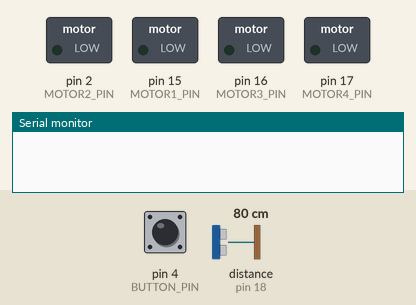
Recording of a sketch running on a simulated Arduino Uno, built with avr-gcc and run on an emulated ATmega328P. On the bench: switched loads named in the sketch (green lamp = pin HIGH), the last lines printed to the serial monitor. Dashed ring = blinking. The test bench sets the inputs (shaded band); at power-on: pin 4 (BUTTON_PIN) HIGH, distance to the obstacle (sensor on pin 18) 80 cm. The echo pulse lasts 58.3 µs per cm; pins used as bus, display or sensor lines are not drawn.

Above: at 1.2 s.
1.3 s: pin 4 (BUTTON_PIN) pulled LOW for 0.15 s
At 2.2 s:
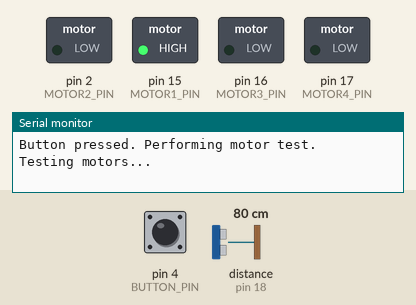
4.4 s: distance to the obstacle (sensor on pin 18) set to 148 cm
7.4 s: distance to the obstacle (sensor on pin 18) set to 155 cm
At 8.4 s:
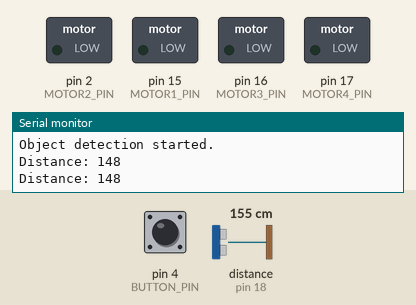
9.4 s: distance to the obstacle (sensor on pin 18) set to 2 cm
At 10.2 s:
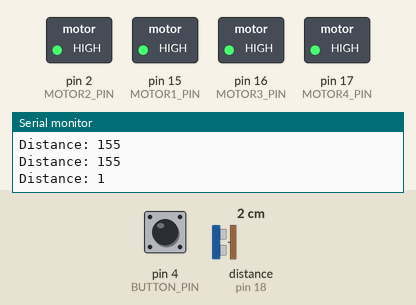
12.4 s: distance to the obstacle (sensor on pin 18) set to 250 cm
At 13.3 s:
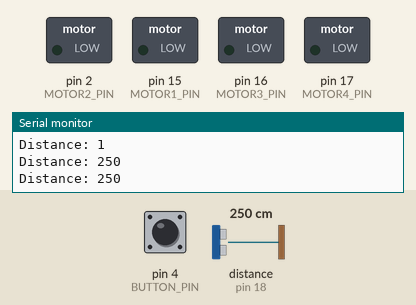
Timing chart, 0 to 14.9 s (numbered marks = the images above; inputs shaded):
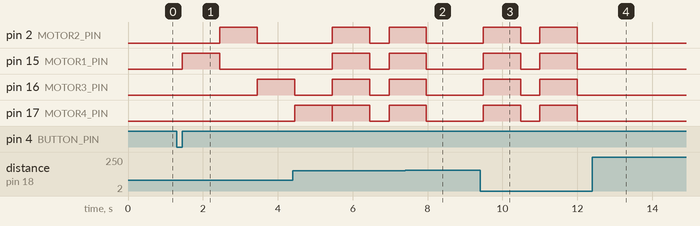

The sketch:

SenseVision.ino
```cpp
#define BUTTON_PIN 4
#define MOTOR1_PIN 15
#define MOTOR2_PIN 2
#define MOTOR3_PIN 16
#define MOTOR4_PIN 17
#define TRIG_PIN 5
#define ECHO_PIN 18

bool detectionActive = false;  // Detection starts after the button is pressed
bool buttonPressed = false;    // To track the button press state

void setup() {
  // Initialize serial communication
  Serial.begin(115200);

  // Set the motor pins as OUTPUT
  pinMode(MOTOR1_PIN, OUTPUT);
  pinMode(MOTOR2_PIN, OUTPUT);
  pinMode(MOTOR3_PIN, OUTPUT);
  pinMode(MOTOR4_PIN, OUTPUT);

  // Set the button and ultrasonic pins
  pinMode(BUTTON_PIN, INPUT_PULLUP);  // Button uses pull-up resistor
  pinMode(TRIG_PIN, OUTPUT);
  pinMode(ECHO_PIN, INPUT);

  // Ensure motors are off at the start
  stopMotors();
}

void loop() {
  // Check if the button is pressed
  if (digitalRead(BUTTON_PIN) == LOW && !buttonPressed) {
    delay(50); // Debounce delay
    if (digitalRead(BUTTON_PIN) == HIGH) {
      // Button pressed, perform motor test
      Serial.println("Button pressed. Performing motor test.");
      buttonPressed = true;  // Mark button as pressed

      motorTest();  // Test each motor
      detectionActive = true;  // Start distance detection after test

      Serial.println("Object detection started.");
    }
  }

  // If detection is active, perform object detection
  if (detectionActive) {
    // Measure distance using the ultrasonic sensor
    long duration, distance;

    // Send a 10 microsecond pulse to TRIG_PIN
    digitalWrite(TRIG_PIN, LOW);
    delayMicroseconds(2);
    digitalWrite(TRIG_PIN, HIGH);
    delayMicroseconds(10);
    digitalWrite(TRIG_PIN, LOW);

    // Read the pulse from ECHO_PIN
    duration = pulseIn(ECHO_PIN, HIGH);

    // Calculate distance in cm
    distance = (duration / 2) / 29.1;

    Serial.print("Distance: ");
    Serial.println(distance);

    // If distance is less than or equal to 150 cm, vibrate all motors
    if (distance <= 150) {
      vibrateAllMotorsLong();
    } else {
      stopMotors();
    }

    delay(500); // Wait for half a second before the next reading
  }
}

void motorTest() {
  // Vibrate each motor one by one for 1 second
  Serial.println("Testing motors...");
  digitalWrite(MOTOR1_PIN, HIGH);
  delay(1000);  // Vibrate for 1 second
  digitalWrite(MOTOR1_PIN, LOW);

  digitalWrite(MOTOR2_PIN, HIGH);
  delay(1000);  // Vibrate for 1 second
  digitalWrite(MOTOR2_PIN, LOW);

  digitalWrite(MOTOR3_PIN, HIGH);
  delay(1000);  // Vibrate for 1 second
  digitalWrite(MOTOR3_PIN, LOW);

  digitalWrite(MOTOR4_PIN, HIGH);
  delay(1000);  // Vibrate for 1 second
  digitalWrite(MOTOR4_PIN, LOW);

  Serial.println("Motor test complete.");
}

void vibrateAllMotorsLong() {
  // Vibrate all motors for 1 second (long duration)
  digitalWrite(MOTOR1_PIN, HIGH);
  digitalWrite(MOTOR2_PIN, HIGH);
  digitalWrite(MOTOR3_PIN, HIGH);
  digitalWrite(MOTOR4_PIN, HIGH);
  delay(1000);  // Vibrate for 1 second
  stopMotors();  // Stop motors after vibration
}

void stopMotors() {
  // Turn off all motors
  digitalWrite(MOTOR1_PIN, LOW);
  digitalWrite(MOTOR2_PIN, LOW);
  digitalWrite(MOTOR3_PIN, LOW);
  digitalWrite(MOTOR4_PIN, LOW);
}
```

Measured:
- the behaviour switches between 150 and 151 cm on distance to the obstacle (sensor on pin 18) (found by bisection; images 1 and 2)
- after the input at 1.3 s, pin 2 (MOTOR2_PIN): LOW → HIGH after 1.2 s, → LOW 1.0 s later; pin 15 (MOTOR1_PIN): LOW → HIGH after 0.15 s, → LOW 1.0 s later; pin 16 (MOTOR3_PIN): LOW → HIGH after 2.2 s
- after the input at 7.4 s, pin 2 (MOTOR2_PIN), pin 15 (MOTOR1_PIN), pin 16 (MOTOR3_PIN), pin 17 (MOTOR4_PIN): goes on until 8.0 s, then stays LOW
- after the input at 9.4 s, pin 2 (MOTOR2_PIN), pin 15 (MOTOR1_PIN), pin 16 (MOTOR3_PIN), pin 17 (MOTOR4_PIN): alternates HIGH for 1.0 s and LOW for 0.50 s, starting after 0.09 s
- after the input at 12.4 s, pin 2 (MOTOR2_PIN), pin 15 (MOTOR1_PIN), pin 16 (MOTOR3_PIN), pin 17 (MOTOR4_PIN): stays LOW (without the input it goes to HIGH after 0.09 s)
